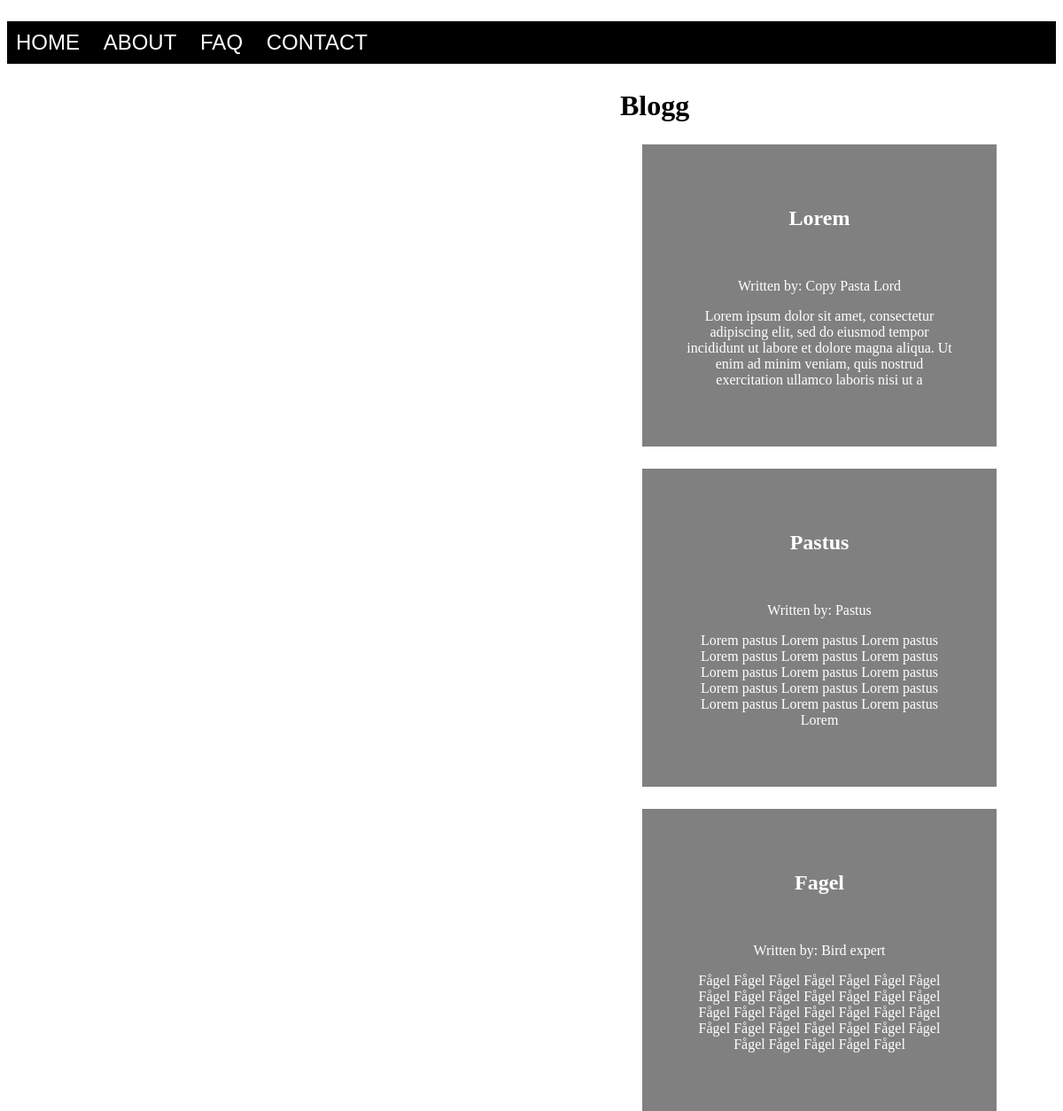
/main/, run on the app's committed database.
### main/models.py (models this page shows)
class Post(models.Model):
    content = models.TextField(max_length=200)
    created = models.DateField( default=date.today)
    tag = models.CharField(max_length=200)
    title = models.CharField(max_length=200)
    author = models.ForeignKey(Author, on_delete=models.CASCADE)
    id = models.AutoField(primary_key=True)

class Author(models.Model):
    name = models.CharField(max_length=200)
    joined = models.DateField( default=date.today)
    job_title = models.CharField(max_length=200)
    def __str__(self):
        return self.name

### main/views.py (the view)
# urls.py: path('main/', include('main.urls')),
def main(request):
    posts=Post.objects.all()
    return render(request,"index.html",{"posts":posts})

### main/templates/index.html (shortened to what this page needs)
<!DOCTYPE html>
<html lang="en">
    {% load static %}
<head>
    <link rel="stylesheet" type=text/css href="{% static 'style.css' %}">
</head>
<body>
    <ul>
        <li><a href="#">Home</a></li>
        <li><a href="#">About</a></li>
        <li><a href="#">FAQ</a></li>
        <li><a href="#">Contact</a></li>
    </ul>
<div class="mainpage">
    <h1> Blogg</h1>
    {% for post in posts%}
    <div class="bloggpost">
        <h2>{{post.title}}</h2> <br>
        <p id="author"> Written by: {{post.author}}</p>
        <p class="content">{{post.content}}</p>
    </div>
    {% endfor%}
</div>
</body>
</html>

### main/static/style.css (style rules this page uses)
.bloggpost { width: 300px; background-color:gray; padding: 50px; margin: 25px; color: white; text-align: center; }
.mainpage { position: absolute; top: 80px; left: 700px; width: 200px; height: 100px; }
ul { padding:0; background:black; font-family:Arial, sans serif; font-size:24px; text-transform:uppercase; }
li { display:inline-block; }
a { display:block; padding:10px; color:white; text-decoration:none; }

### data on the page
Post: title "Lorem", author "Copy Pasta Lord", content "Lorem ipsum dolor sit amet, consectetur adipiscing elit, sed do eiusmod tempor incididunt ut labore et dolore magna aliqua. Ut enim ad minim veniam, quis nostrud exercitation ullamco laboris nisi ut a"
Post: title "Pastus", author "Pastus", content "Lorem pastus Lorem pastus Lorem pastus Lorem pastus Lorem pastus Lorem pastus Lorem pastus Lorem pastus Lorem pastus Lorem pastus Lorem pastus Lorem pastus Lorem pastus Lorem pastus Lorem pastus Lorem"
Post: title "Fagel", author "Bird expert", content "Fågel Fågel Fågel Fågel Fågel Fågel Fågel Fågel Fågel Fågel Fågel Fågel Fågel Fågel Fågel Fågel Fågel Fågel Fågel Fågel Fågel Fågel Fågel Fågel Fågel Fågel Fågel Fågel Fågel Fågel Fågel Fågel Fågel"
